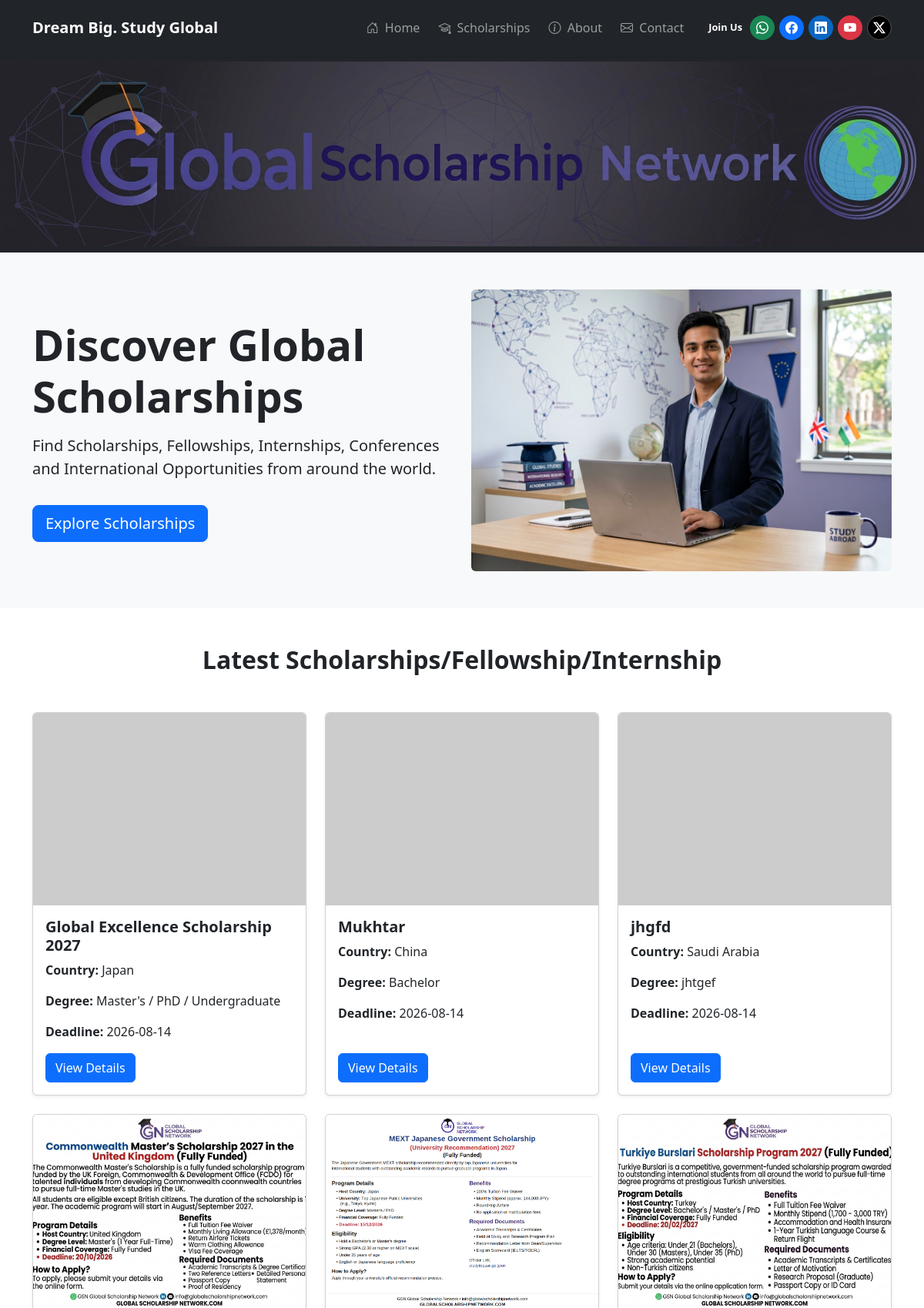
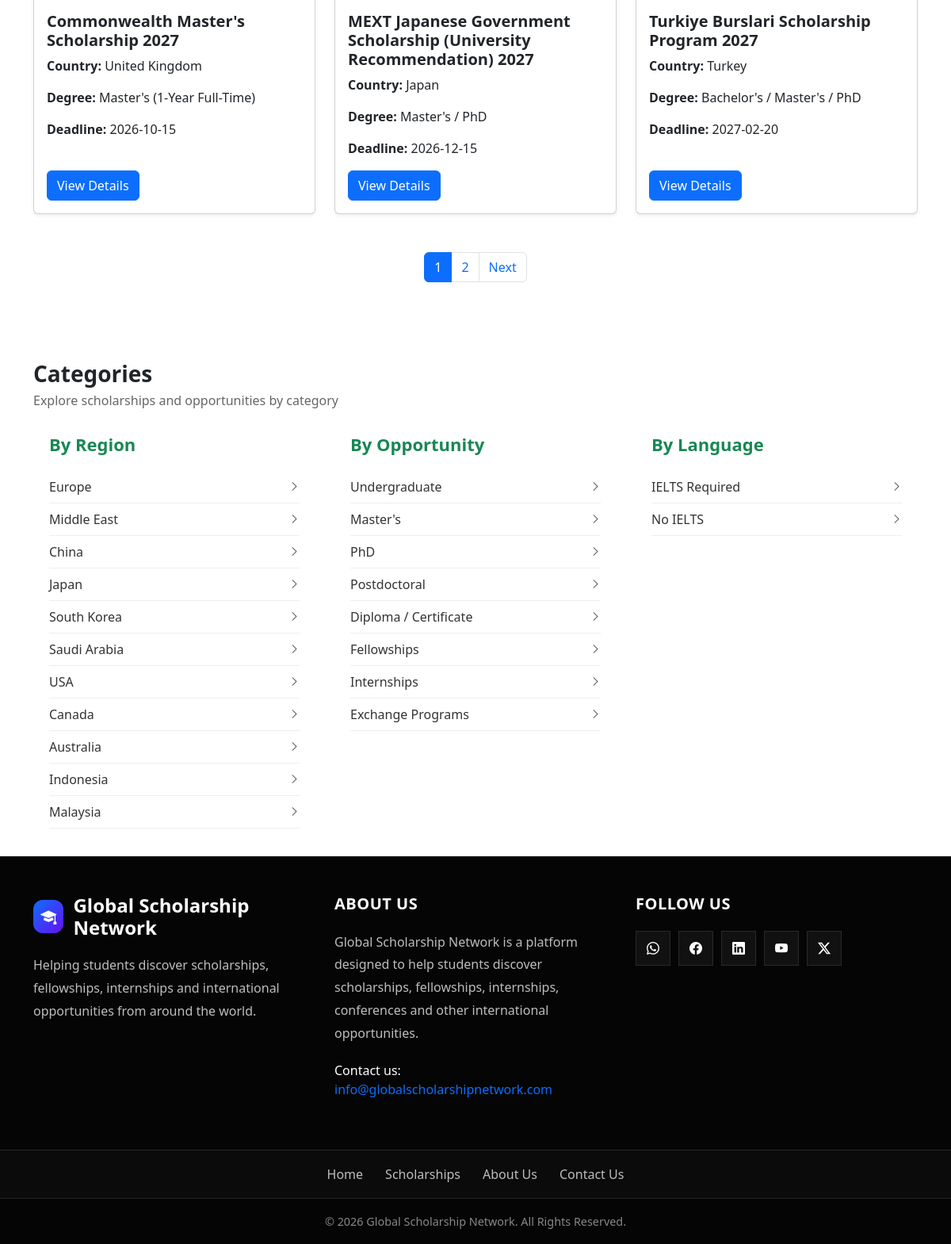
The page / on the database its author committed (2 pictures, top to bottom).
### app.py (models this page shows)
class Scholarship(db.Model):
    id = db.Column(db.Integer, primary_key=True)
    title = db.Column(db.String(200), nullable=False)
    country = db.Column(db.String(100), nullable=False)
    university = db.Column(db.String(200))
    degree = db.Column(db.String(100))
    deadline = db.Column(db.Date)
    description = db.Column(db.Text)
    benefits = db.Column(db.Text)
    eligibility = db.Column(db.Text)
    documents = db.Column(db.Text)
    how_to_apply = db.Column(db.Text)
    documents = db.Column(db.Text)
    how_to_apply = db.Column(db.Text)
    opportunity_type = db.Column(db.Text)
    language_requirement = db.Column(db.String(50))
    apply_link = db.Column(db.String(500))
    image = db.Column(db.String(300))
    updated_at = db.Column(db.DateTime, default=datetime.utcnow, onupdate=datetime.utcnow)

### app.py (the view)
@app.route("/")
def home():
    page = request.args.get("page", 1, type=int)
    scholarships = Scholarship.query.order_by(
    Scholarship.updated_at.desc()
    ).paginate(page=page, per_page=6)
    return render_template("home.html", scholarships=scholarships)

### templates/home.html (shortened to what this page needs)
{% extends "base.html" %}  {% block content %}
<section class="py-5 bg-light">
  <div class="container">
    <div class="row align-items-center">
      <div class="col-lg-6 mb-4 mb-lg-0">
        <h1 class="display-4 fw-bold">Discover Global Scholarships</h1>
        <p class="lead mt-3">
          Find Scholarships, Fellowships, Internships, Conferences and
          International Opportunities from around the world.
        </p>
        <a href="/scholarships" class="btn btn-primary btn-lg mt-3">
          Explore Scholarships
        </a>
      </div>
      <div class="col-lg-6 text-center">
        <img
          src="{{ url_for('static', filename='images/hero.png') }}"
          class="img-fluid rounded"
          alt="Hero Image"
        />
      </div>
    </div>
  </div>
</section>
<section class="py-5">
  <div class="container">
    <h2 class="text-center mb-5 fw-bold">Latest Scholarships/Fellowship/Internship</h2>
    <div class="row g-4">
      {% for scholarship in scholarships %}
      <div class="col-md-4">
        <div class="card shadow-sm h-100 d-flex flex-column">
          <img
            src="{{ url_for('static', filename='uploads/' + scholarship.image) if scholarship.image else 'https://placehold.co/400x250?text=Scholarship+Image' }}"
            class="card-img-top object-fit-cover"
            alt="{{ scholarship.title }}"
            style="height: 250px;"
          />
          <div class="card-body d-flex flex-column">
            <h5 class="card-title fw-bold">{{ scholarship.title }}</h5>
            <p><strong>Country:</strong> {{ scholarship.country }}</p>
            <p><strong>Degree:</strong> {{ scholarship.degree }}</p>
            <p><strong>Deadline:</strong> {{ scholarship.deadline }}</p>
            <a
              href="{{ url_for('scholarship_details', id=scholarship.id) }}"
              class="btn btn-primary mt-auto align-self-start"
            >
              View Details
            </a>
          </div>
        </div>
      </div>
      {% endfor %}
    </div>
  </div>
  <nav class="mt-5">
    <ul class="pagination justify-content-center">
       {% for page_num in scholarships.iter_pages() %} {% if page_num
      %}
      <li
        class="page-item {% if page_num == scholarships.page %}active{% endif %}"
      >
        <a class="page-link" href="{{ url_for('home', page=page_num) }}">
          {{ page_num }}
        </a>
      </li>
      {% endif %} {% endfor %} {% if scholarships.has_next %}
      <li class="page-item">
        <a
          class="page-link"
          href="{{ url_for('home', page=scholarships.next_num) }}"
        >
          Next
        </a>
      </li>
      {% endif %}
    </ul>
  </nav>
</section>
{% endblock %}

### rows shown on the page
Scholarship: title "Global Excellence Scholarship 2027", country "Japan", degree "Master's / PhD / Undergraduate", deadline "2026-08-14"
Scholarship: title "Mukhtar", country "China", degree "Bachelor", deadline "2026-08-14"
Scholarship: title "jhgfd", country "Saudi Arabia", degree "jhtgef", deadline "2026-08-14"
Scholarship: image (picture), title "Commonwealth Master's Scholarship 2027", country "United Kingdom", degree "Master's (1-Year Full-Time)", deadline "2026-10-15"
Scholarship: image (picture), title "MEXT Japanese Government Scholarship (University Recommendation) 2027", country "Japan", degree "Master's / PhD", deadline "2026-12-15"
Scholarship: image (picture), title "Turkiye Burslari Scholarship Program 2027", country "Turkey", degree "Bachelor's / Master's / PhD", deadline "2027-02-20"

### other values the page prints
{{ page_num }} "1" "2"
